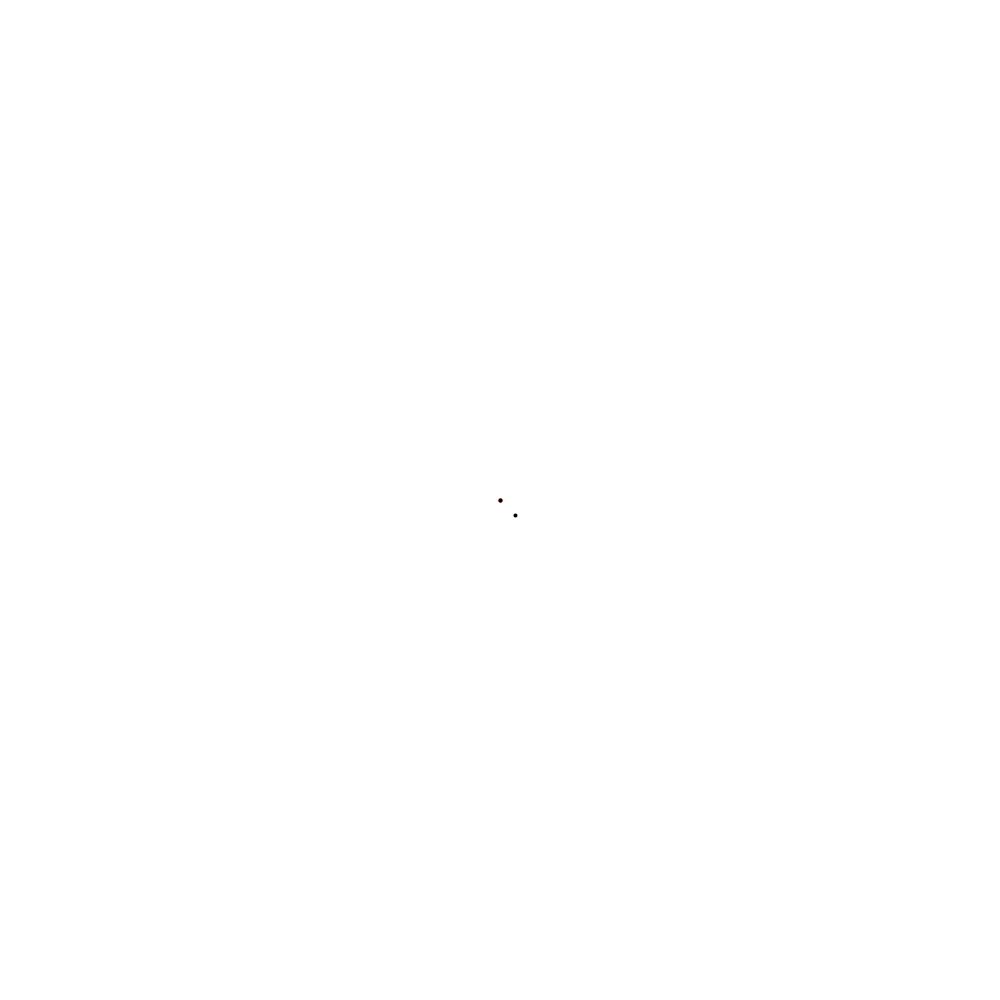
Frame 1 (no input)
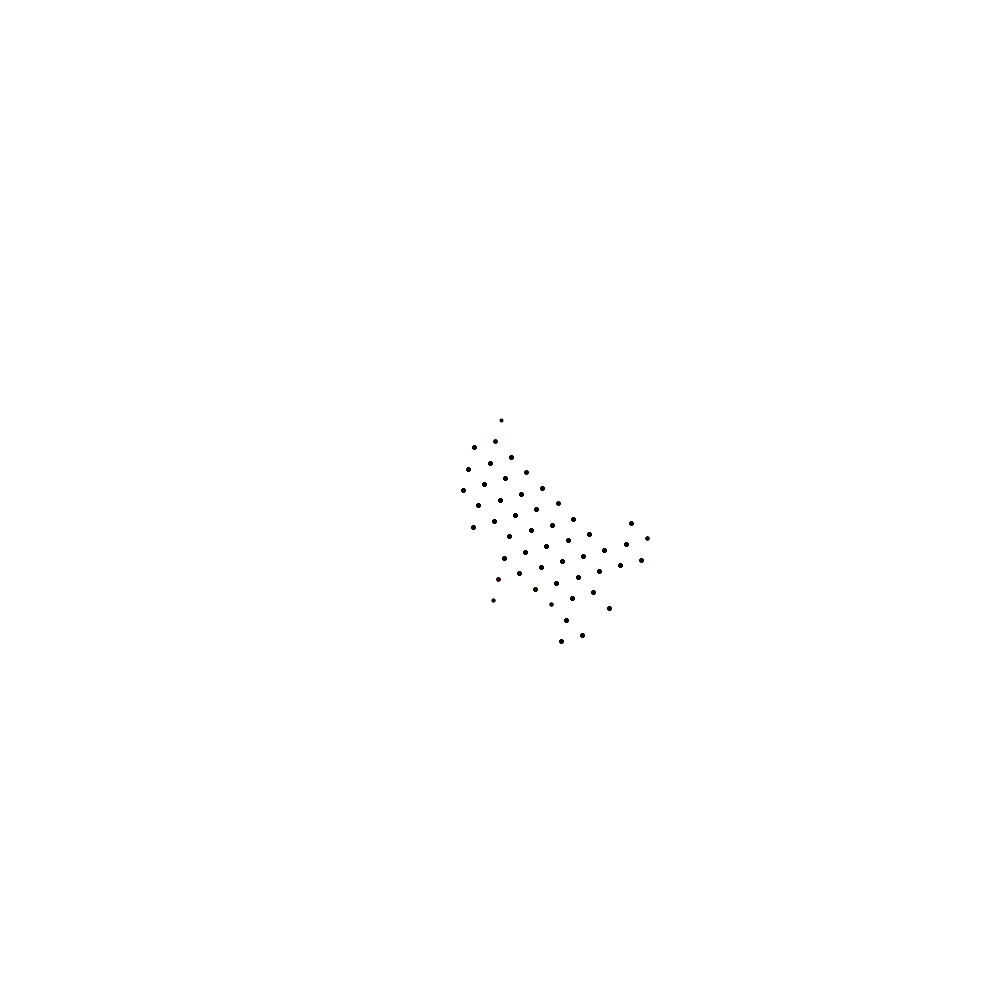
Frame 60 (the mouse pressed at the canvas centre just before this capture)
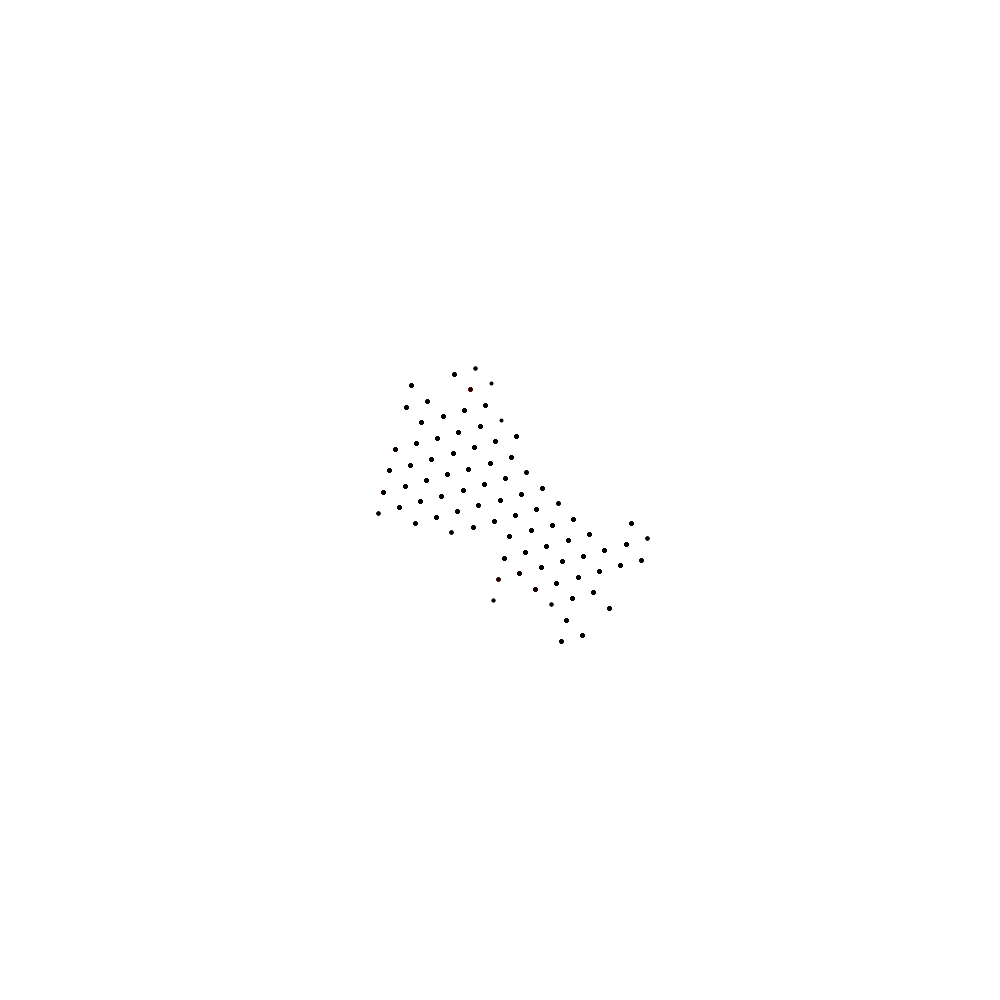
Frame 120 (the mouse held since frame 60 and released just before this capture)

The Processing sketch that drew these frames (run headless with seeded random() and noise(); from frame 60 on, the mouse is pressed at the canvas centre):

// Processing sketch: xx_Poisson_Disk
// ── xx_Poisson_Disk.pde
ArrayList<PVector> points;
ArrayList<Integer> active;
float col = 0;
int[] grid;
float r = 20;
float w = r/sqrt(2);
int k = 5;
int cols, rows;
float offsetX, offsetY;
boolean mode = true;

void setup() {
  size(1000,1000);
  background(255);
  fill(0);
  noStroke();
  colorMode(HSB,256,100,100);
  frameRate(100);
  
  cols = floor(width / w);
  rows = floor(height / w);
  
  grid = new int[cols * rows];
  points = new ArrayList<PVector>();
  active = new ArrayList<Integer>();
  
  for (int i = 0; i < cols * rows; i++){
    grid[i] = -1;
  }
  
  float x = width/2; //random(width);
  float y = height/2; //random(height);
  PVector point = new PVector(x,y);
  int i = floor(x / w);
  int j = floor(y / w);
  int index = points.size();
  points.add(point);
  grid[i + j * cols] = index;
  active.add(index);
  
}

void draw(){
  if (active.size() > 0){
    int rnd = floor(random(active.size()));
    PVector pt = points.get(active.get(rnd));
    
    //background(255);
    stroke(0,100,100);
    strokeWeight(4);
    point(pt.x,pt.y);
    
    boolean found = false;
    
    for(int n = 0; n < k; n++){
       boolean validResult = false;
       while (!validResult){
         float a,m;
         if(mode){
           float[] angleList = {0, PI/3, 2*PI/3, PI, 4*PI/3, 5*PI/3};
           int selector = floor(random(6));
           a = angleList[selector]+50;
           m = r*1.1;
         } else {
           a = random(TWO_PI);
           m = random(r,2*r);    
         }
        
        
        offsetX = cos(a)*m;
        offsetY = sin(a)*m;
        /*
        stroke(100,100,100,10);
        strokeWeight(8);
        point(pt.x+offsetX, pt.y+offsetY);
        */
        // check if not out of grid
        
        
        if ((pt.x+offsetX < 0) || (pt.x+offsetX > width) || (pt.y+offsetY < 0) || (pt.y+offsetY > height)){
          validResult = false;
          println("BINGO");
          //throw new Error("FCK you")1;
        } else {
          validResult = true;
        }
        
      }
      
      PVector candidate = new PVector(pt.x+offsetX,pt.y+offsetY); 
      boolean ok = true;
      int col = floor(candidate.x / w);
      int row = floor(candidate.y / w);
      for (int i = -1; i <= 1; i++){
        for (int j = -1; j <= +1; j++){
          //println(i,j);
          if ((col+i > 0) && (col+i < cols) && (row+j > 0) && (row+j < rows)){
            //int index = col+i+
            if (grid[col+i+(row+j)*cols] != -1){
              PVector neighbor = points.get(grid[col+i+(row+j)*cols]);
              //print("hum");
              float d = dist(neighbor.x, neighbor.y, candidate.x, candidate.y);
              if (d <= r){
                ok = false;
              }
            }
          }
        }
      }
      if(ok){
          stroke(0,100,100);
          strokeWeight(4);
          point(pt.x,pt.y);
          
         int index = points.size();
         points.add(candidate.copy());
         println(col,cols,row,rows,candidate);
         grid[col + row * cols] = index;
         active.add(index); 
         found = true;
         break;
      }
    }
    if(!found){
      active.remove(rnd);
    }
  }
  for(int i = 0; i < grid.length; i++){ // no way this way go trhrouh points directly
    if (grid[i] != -1){
      stroke(300,100,0);
      strokeWeight(4);
      PVector pt = points.get(grid[i]);
      point(pt.x,pt.y);
    }
  
  }
  
  
  
  //fill(col,100,100);
  //col = (col + 0.2) % 256;
  
  //PVector candidate = points.get(floor(random(points.size()))).getCandidate();
  //points.add(new PointPD(candidate.x,candidate.y));
  //points.get(points.size()-1).display();
  //println(points.size());

  
  if (points.size() > 10000){
    noLoop();
  }
}


void mousePressed(){
  setup();
}
